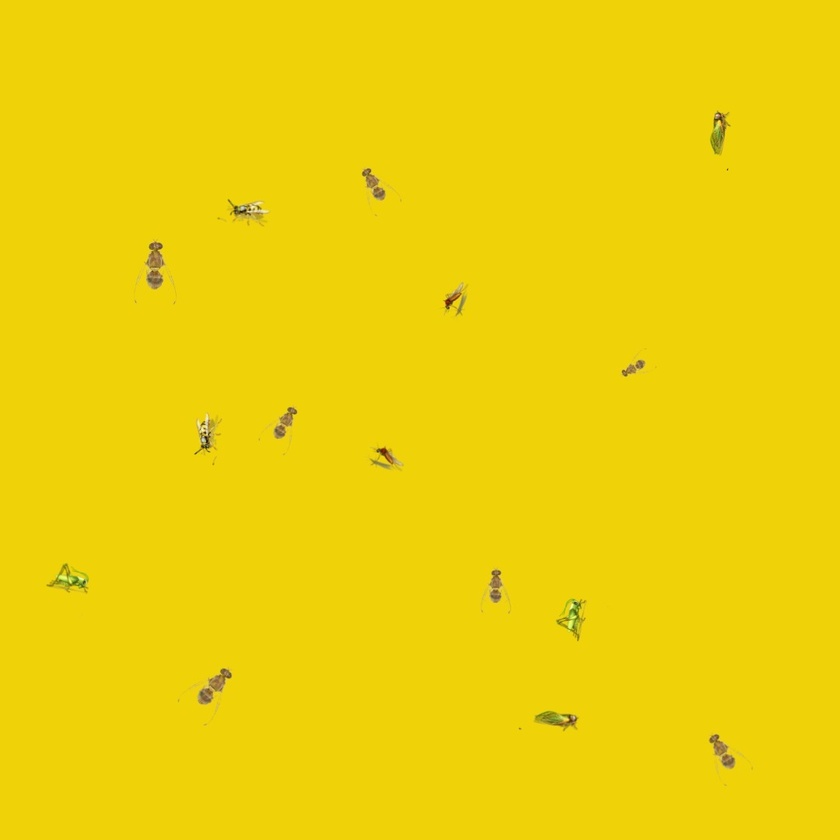
#> input picture insect.jpeg, 840 x 840 px, shrunk from 1080 x 1080 before the run, found by its file name
$ python Insects.py
#> lines starting #> are read from the running program, lines starting #| are printed output that depends on the picture; after the words box and inside, x2 and y2 are one past the last pixel; in counts of white or black regions, pixels touching at a corner belong together
import cv2
import numpy as np
import matplotlib.pyplot as plt

image_path = 'ML-Intro/insect.jpeg'
image = cv2.imread(image_path)
#> image is the input picture: shape (840, 840, 3); mean B, G, R 8.6, 209.3, 238.2
print("Image shape:", image.shape)
#| Image shape: (840, 840, 3)

gray_image = cv2.cvtColor(image, cv2.COLOR_BGR2GRAY)
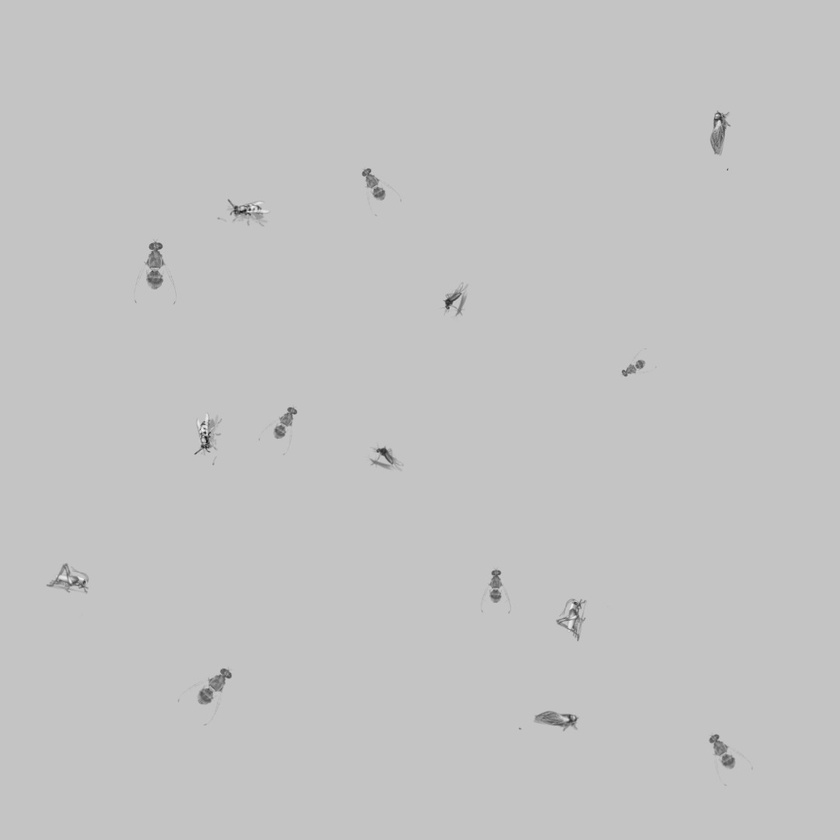
#> gray_image: shape (840, 840); min 25, max 242, mean 195.4

# Plot histogram of the grayscale image
plt.figure(figsize=(10, 4))
plt.hist(gray_image.ravel(), bins=256, color='gray', alpha=0.7)
plt.title('Histogram of Grayscale Image')
plt.xlabel('Pixel Value')
plt.ylabel('Frequency')
plt.show()
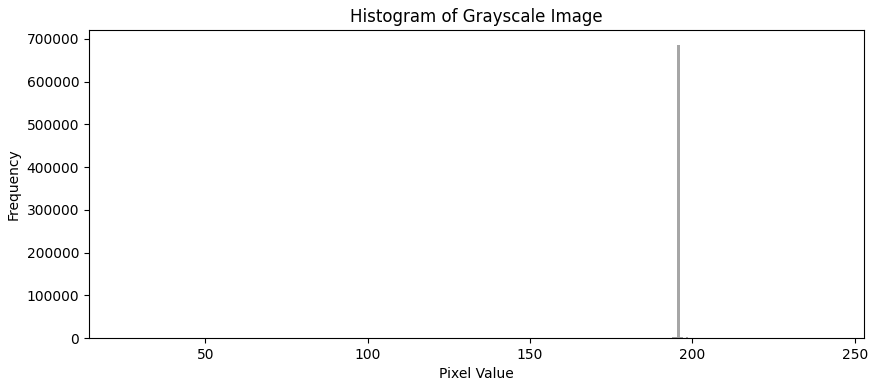
#> figure drawn by matplotlib, 1 panel; tallest bar 686558 high, from x = 195.4 to 196.2

lower_threshold = 195
upper_threshold = 197
# Create a mask where background pixels are set to 0 (black)
background_mask = (gray_image > lower_threshold) & (gray_image < upper_threshold)
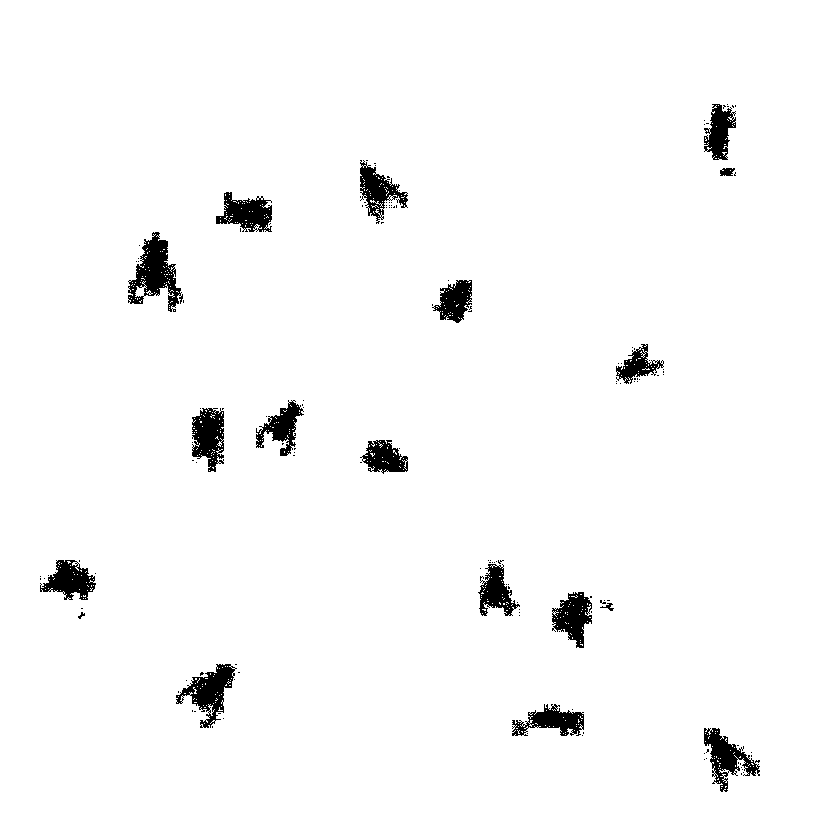
#> background_mask: shape (840, 840) bool; 97.3% white; 146 black regions (128 under 20 px), largest, box (x1, y1, x2, y2) and area: (128, 232, 183, 312) 1976, (176, 664, 237, 728) 1552, (192, 408, 224, 472) 1419
background_mask = np.uint8(background_mask) * 255
# Invert the mask to get non-background (insects)
insect_mask = cv2.bitwise_not(background_mask)
#> insect_mask: shape (840, 840); 2.7% white; 146 white regions (128 under 20 px)
# Apply the mask to the original image
segmented_image = cv2.bitwise_and(image, image, mask=insect_mask)
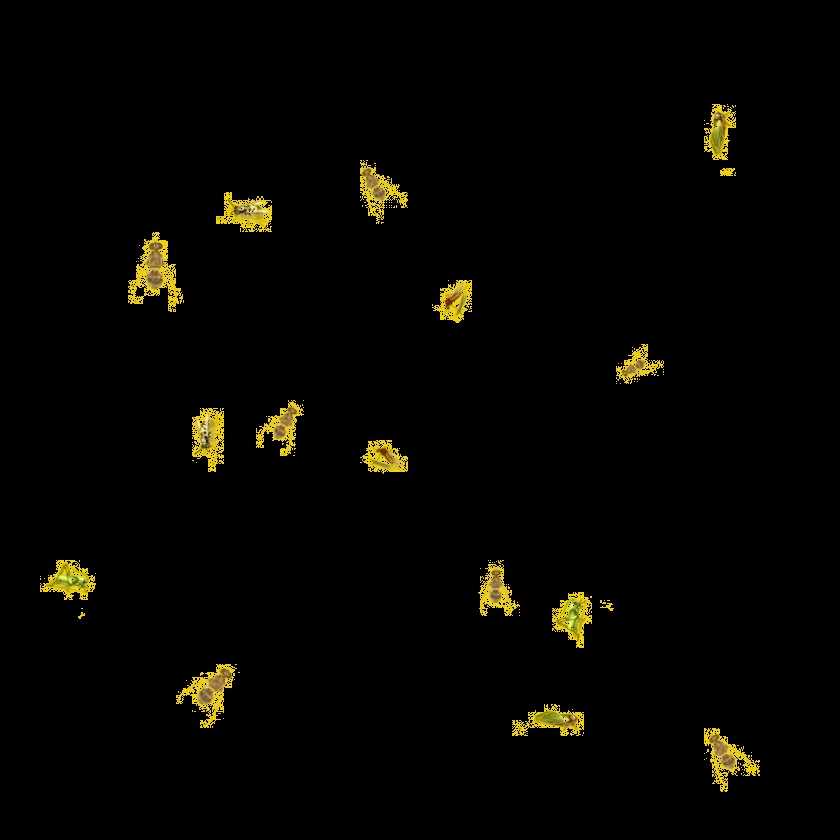
#> segmented_image: shape (840, 840, 3); mean B, G, R 0.8, 5, 5.7
# Convert to grayscale and apply thresholding
gray_segmented_image = cv2.cvtColor(segmented_image, cv2.COLOR_BGR2GRAY)
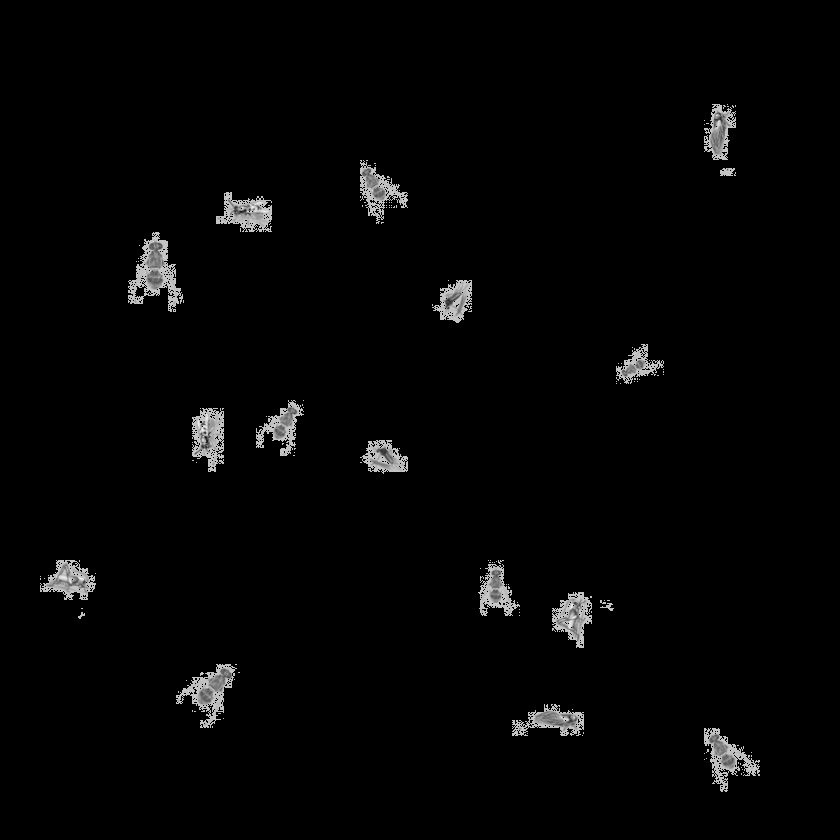
#> gray_segmented_image: shape (840, 840); min 0, max 242, mean 4.7
_, thresholded_image = cv2.threshold(gray_segmented_image, 1, 255, cv2.THRESH_BINARY)
# Find contours in the thresholded image
contours, _ = cv2.findContours(thresholded_image, cv2.RETR_EXTERNAL, cv2.CHAIN_APPROX_SIMPLE)
#> contours = 146 contours, 129 with area under 20; largest, box (x1, y1, x2, y2) and area: (128, 232, 183, 312) 2030, (176, 664, 237, 728) 1560, (192, 408, 224, 472) 1422, (704, 728, 760, 792) 1370, (216, 192, 272, 232) 1310
# Filter out small contours
min_contour_area = 500
contours = [cnt for cnt in contours if cv2.contourArea(cnt) > min_contour_area]
#> contours = 15 contours; largest, box (x1, y1, x2, y2) and area: (128, 232, 183, 312) 2030, (176, 664, 237, 728) 1560, (192, 408, 224, 472) 1422, (704, 728, 760, 792) 1370, (216, 192, 272, 232) 1310
# Count the number of contours (insects)
insect_count = len(contours)
#> insect_count = 15
print(f"Number of insects detected: {insect_count}")
#| Number of insects detected: 15
# Draw contours on the original image
cv2.drawContours(image, contours, -1, (0, 255, 0), 2)
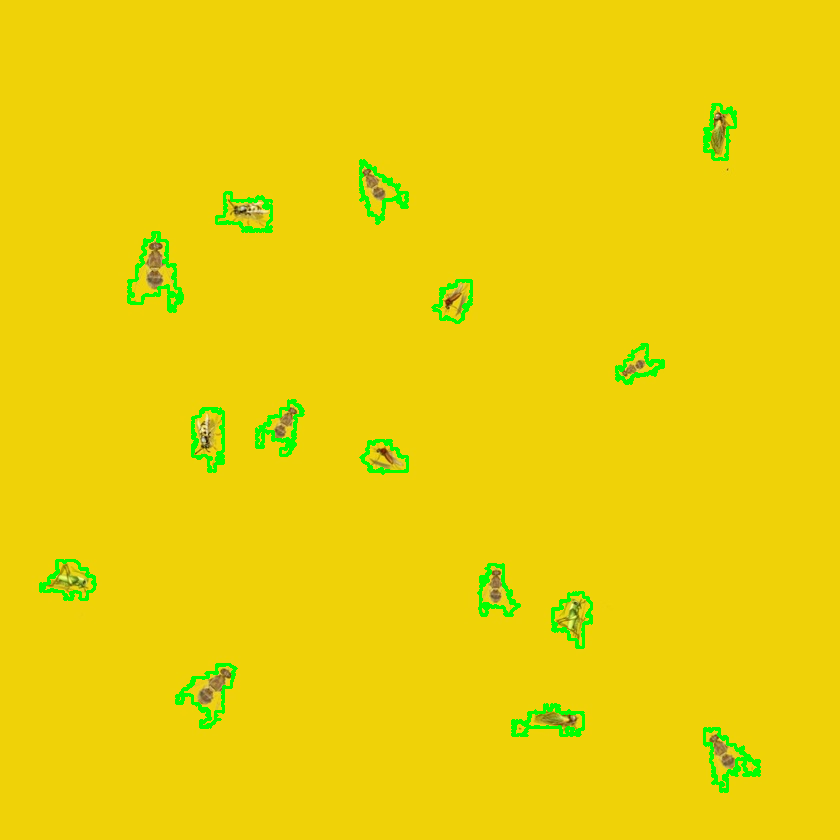
#> image: shape (840, 840, 3); 1.73% of pixels changed, all inside (x1, y1, x2, y2) = (39, 103, 761, 793)
plt.figure(figsize=(10, 8))
plt.imshow(cv2.cvtColor(image, cv2.COLOR_BGR2RGB))
plt.title(f"Insects Detected: {insect_count}")
plt.axis('off')
plt.show()
